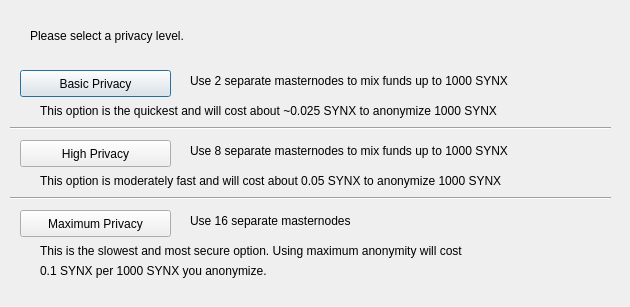
<?xml version="1.0" encoding="UTF-8"?>
<ui version="4.0">
 <class>DarksendConfig</class>
 <widget class="QDialog" name="DarksendConfig">
  <property name="geometry">
   <rect>
    <x>0</x>
    <y>0</y>
    <width>630</width>
    <height>307</height>
   </rect>
  </property>
  <property name="windowTitle">
   <string>Configure Darksend</string>
  </property>
  <widget class="QPushButton" name="buttonBasic">
   <property name="geometry">
    <rect>
     <x>20</x>
     <y>70</y>
     <width>151</width>
     <height>27</height>
    </rect>
   </property>
   <property name="text">
    <string>Basic Privacy</string>
   </property>
  </widget>
  <widget class="QPushButton" name="buttonHigh">
   <property name="geometry">
    <rect>
     <x>20</x>
     <y>140</y>
     <width>151</width>
     <height>27</height>
    </rect>
   </property>
   <property name="text">
    <string>High Privacy</string>
   </property>
  </widget>
  <widget class="QPushButton" name="buttonMax">
   <property name="geometry">
    <rect>
     <x>20</x>
     <y>210</y>
     <width>151</width>
     <height>27</height>
    </rect>
   </property>
   <property name="text">
    <string>Maximum Privacy</string>
   </property>
  </widget>
  <widget class="QLabel" name="label">
   <property name="geometry">
    <rect>
     <x>30</x>
     <y>20</y>
     <width>571</width>
     <height>31</height>
    </rect>
   </property>
   <property name="text">
    <string>Please select a privacy level.</string>
   </property>
  </widget>
  <widget class="QLabel" name="label_2">
   <property name="geometry">
    <rect>
     <x>190</x>
     <y>70</y>
     <width>421</width>
     <height>21</height>
    </rect>
   </property>
   <property name="text">
    <string>Use 2 separate masternodes to mix funds up to 1000 SYNX</string>
   </property>
  </widget>
  <widget class="QLabel" name="label_3">
   <property name="geometry">
    <rect>
     <x>190</x>
     <y>140</y>
     <width>411</width>
     <height>21</height>
    </rect>
   </property>
   <property name="text">
    <string>Use 8 separate masternodes to mix funds up to 1000 SYNX</string>
   </property>
  </widget>
  <widget class="QLabel" name="label_4">
   <property name="geometry">
    <rect>
     <x>190</x>
     <y>210</y>
     <width>421</width>
     <height>21</height>
    </rect>
   </property>
   <property name="text">
    <string>Use 16 separate masternodes</string>
   </property>
  </widget>
  <widget class="QLabel" name="label_6">
   <property name="geometry">
    <rect>
     <x>40</x>
     <y>100</y>
     <width>561</width>
     <height>21</height>
    </rect>
   </property>
   <property name="text">
    <string>This option is the quickest and will cost about ~0.025 SYNX to anonymize 1000 SYNX</string>
   </property>
  </widget>
  <widget class="QLabel" name="label_7">
   <property name="geometry">
    <rect>
     <x>40</x>
     <y>170</y>
     <width>561</width>
     <height>21</height>
    </rect>
   </property>
   <property name="text">
    <string>This option is moderately fast and will cost about 0.05 SYNX to anonymize 1000 SYNX</string>
   </property>
  </widget>
  <widget class="QLabel" name="label_8">
   <property name="geometry">
    <rect>
     <x>40</x>
     <y>240</y>
     <width>561</width>
     <height>21</height>
    </rect>
   </property>
   <property name="text">
    <string>This is the slowest and most secure option. Using maximum anonymity will cost</string>
   </property>
  </widget>
  <widget class="QLabel" name="label_9">
   <property name="geometry">
    <rect>
     <x>40</x>
     <y>260</y>
     <width>561</width>
     <height>21</height>
    </rect>
   </property>
   <property name="text">
    <string>0.1 SYNX per 1000 SYNX you anonymize.</string>
   </property>
  </widget>
  <widget class="Line" name="line">
   <property name="geometry">
    <rect>
     <x>10</x>
     <y>120</y>
     <width>601</width>
     <height>16</height>
    </rect>
   </property>
   <property name="orientation">
    <enum>Qt::Horizontal</enum>
   </property>
  </widget>
  <widget class="Line" name="line_2">
   <property name="geometry">
    <rect>
     <x>10</x>
     <y>190</y>
     <width>601</width>
     <height>16</height>
    </rect>
   </property>
   <property name="orientation">
    <enum>Qt::Horizontal</enum>
   </property>
  </widget>
 </widget>
 <resources/>
 <connections/>
</ui>
